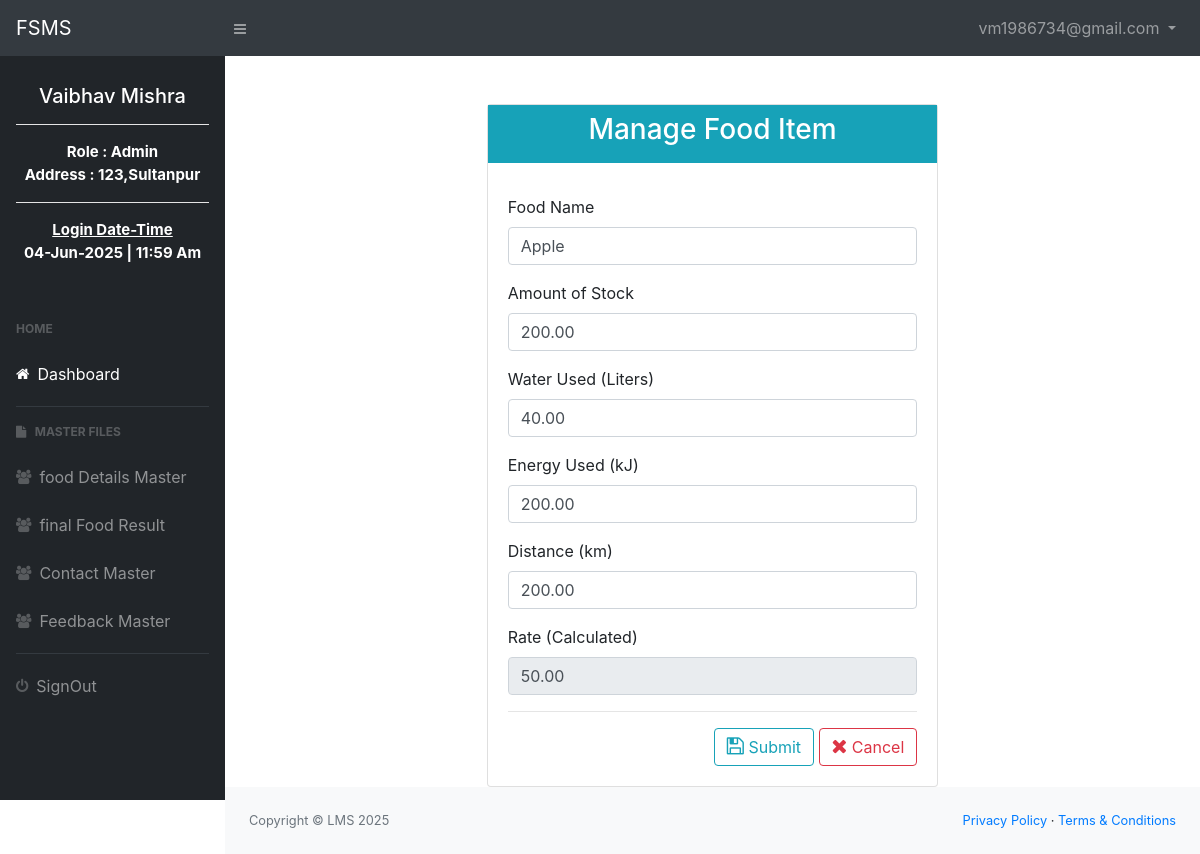
/ManageItem?flag=e&item_id=34 (signed in), run on the app's committed database.
### tables this page shows
CREATE TABLE `users` (
  `user_id` int(11) NOT NULL,
  `username` varchar(50) NOT NULL,
  `password` varchar(255) NOT NULL,
  `contact` varchar(10) NOT NULL,
  `email` varchar(100) NOT NULL,
  `address` varchar(50) NOT NULL,
  `role` enum('admin','farmer','supplier','consumer') NOT NULL
);

CREATE TABLE `foodrates` (
  `item_id` int(11) NOT NULL,
  `item_name` varchar(100) DEFAULT NULL,
  `amount` decimal(5,2) DEFAULT NULL,
  `rate` decimal(10,2) DEFAULT NULL,
  `water_used` decimal(10,2) DEFAULT NULL,
  `energy_used` decimal(10,2) DEFAULT NULL,
  `distance` decimal(10,2) DEFAULT NULL
);

### ManageItem.php (the view, shortened to what this page needs)
<?php
include("shared/conn.php");
$item_id = "";
$item_name = "";
$amount = "";
$water_used = "";
$energy_used = "";
$distance = "";
$rate = "";
if ($_SERVER['REQUEST_METHOD'] == "POST") {
    $flag = $_POST["hfFlag"];
    $item_id = $_POST["hfitem_id"];
    $item_name = $_POST["txtitem_name"];
    $amount = $_POST["txtstock"];
    $water_used = $_POST["txtwater_used"];
    $energy_used = $_POST["txtenergy_used"];
    $distance = $_POST["txtdistance"];
    $rate = ($water_used * 0.1) + ($energy_used * 0.05) + ($distance * 0.2);
    echo "Item ID: $item_id, Item Name: $item_name, Amount: $amount, Water Used: $water_used, Energy Used: $energy_used, Distance: $distance, Rate: $rate<br>";
    if ($flag == "a") {
        $rs = mysqli_query($conn, "SELECT MAX(item_id) FROM foodrates") or die("Error: " . mysqli_error($conn));
        $mitem_id = "";
        if ($row = mysqli_fetch_row($rs)) {
            $mitem_id = $row[0];
        }
        if (!$mitem_id) {
            $item_id = 10;
        } else {
            $item_id = $mitem_id + 1;
        }
        $sql = "INSERT INTO foodrates (item_id, item_name, amount, water_used, energy_used, distance, rate)
                VALUES ($item_id, '$item_name', $amount, $water_used, $energy_used, $distance, $rate)";
        echo $sql;
    } else {
        $sql = "UPDATE foodrates
                SET item_name='$item_name', amount='$amount', water_used='$water_used', energy_used='$energy_used', distance='$distance', rate=$rate
                WHERE item_id=$item_id";
    }
    if (!mysqli_query($conn, $sql)) {
        echo "Error: " . mysqli_error($conn);
    } else {
        header("Location: itemDetails");
        exit();
    }
} else {
    $flag = $_GET["flag"];
    if ($flag == "d") {
        if (isset($_GET["item_id"]))
            $item_id = $_GET["item_id"];
        mysqli_query($conn, "DELETE FROM foodrates WHERE item_id=$item_id") or die("Error: " . mysqli_error($conn));
        header("Location: itemDetails");
        exit();
    } else {
        if ($flag == "e") {
            if (isset($_GET["item_id"]))
                $item_id = $_GET["item_id"];
            $rs = mysqli_query($conn, "SELECT * FROM foodrates WHERE item_id=$item_id") or die("Error: " . mysqli_error($conn));
            if ($row = mysqli_fetch_row($rs)) {
                $item_name = $row[1];
                $amount = $row[2];
                $water_used = $row[3];
                $energy_used = $row[4];
                $distance = $row[5];
                $rate = $row[6];
            }
        }
    }
}
?>
<!DOCTYPE html>
<html>
<head>
    <link rel="stylesheet" href="css/all.min.css" />
    <link rel="stylesheet" href="css/bootstrap.min.css" />
    <link rel="stylesheet" href="css/admincss.css" />
    <link rel="stylesheet" href="https://cdnjs.cloudflare.com/ajax/libs/font-awesome/4.7.0/css/font-awesome.min.css">
</head>
<body class="sb-nav-fixed">
    <?php include_once("shared/adminpagetop.php") ?>
    <div id="layoutSidenav">
        <?php include_once("shared/adminsidenav.php") ?>
        <div id="layoutSidenav_content">
            <main>
                <div class="container">
                    <div class="row">
                        <div class="col-md-6 mx-auto">
                            <div class="card mt-5">
                                <div class="card-title bg-info p-2 text-center">
                                    <h3 class="text-white">Manage Food Item</h3>
                                </div>
                                <div class="card-body">
                                    <form method="post">
                                        <div class="form-group">
                                            <label>Food Name</label>
                                            <input type="text" id="txtitem_name" name="txtitem_name" required="required" placeholder="Please Enter food name" value="<?php echo $item_name ?>" class="form-control" />
                                        </div>
                                        <div class="form-group">
                                            <label>Amount of Stock</label>
                                            <input type="number" id="txtstock" name="txtstock" required="required" placeholder="Please enter food stock in kg" value="<?php echo $amount ?>" class="form-control" />
                                        </div>
                                        <div class="form-group">
                                            <label>Water Used (Liters)</label>
                                            <input type="number" id="txtwater_used" name="txtwater_used" required="required" placeholder="Please enter water used" value="<?php echo $water_used ?>" class="form-control" oninput="calculateRate()" />
                                        </div>
                                        <div class="form-group">
                                            <label>Energy Used (kJ)</label>
                                            <input type="number" id="txtenergy_used" name="txtenergy_used" required="required" placeholder="Please enter energy used" value="<?php echo $energy_used ?>" class="form-control" oninput="calculateRate()" />
                                        </div>
                                        <div class="form-group">
                                            <label>Distance (km)</label>
                                            <input type="number" id="txtdistance" name="txtdistance" required="required" placeholder="Please enter distance" value="<?php echo $distance ?>" class="form-control" oninput="calculateRate()" />
                                        </div>
                                        <div class="form-group">
                                            <label>Rate (Calculated)</label>
                                            <input type="text" id="txtrate" name="txtrate" readonly value="<?php echo $rate ?>" class="form-control" />
                                        </div>
                                        <hr/>
                                        <div class="text-right">
                                            <button class="btn btn-outline-info"><i style='font-size:20px' class='fa fa-save'></i> Submit</button>
                                            <button class="btn btn-outline-danger" type="button" onclick="window.location.replace('itemDetails')">
                                                <i style='font-size:20px' class='fa fa-times'></i> Cancel
                                            </button>
                                        </div>
                                    </form>
                                </div>
                            </div>
                        </div>
                    </div>
                </div>
            </main>
            <?php
                include_once("shared/adminpagebottom.php")
            ?>
        </div>
    </div>
</body>
</html>

### shared/adminsidenav.php (shortened to what this page needs)
<div id="layoutSidenav_nav">
<nav class="sb-sidenav accordion sb-sidenav-dark" id="sidenavAccordion">
    <div class="sb-sidenav-menu">
         <?php
         include_once("shared/conn.php");
              if(isset($_SESSION["email"]) &&
                isset($_SESSION["logstatus"]) &&
               $_SESSION["role"]=="admin")
                 {
                    $username="guest";
                    if(isset($_SESSION["email"]))
                    $email=$_SESSION["email"];
                    $rs=mysqli_query($conn,"SELECT * FROM users WHERE email='$email'") or die("Error: ".mysqli_error($conn));
                    if($row=mysqli_fetch_row($rs))
                    {
                       $username=$row[1];
                       $Address=$row[5];
                       $role=$row[6];
                    }
                ?>
      <div class="nav">
            <div class="sb-sidenav-menu-heading text-center text-white text-capitalize " style="font-size:15px;">
                <h5><?php echo "$username"  ?><br/></h5><hr color=white>
                <?php echo "Role : $role" ?><br/>
                <?php echo "Address : $Address" ?><br/><hr color=white>
                <p class="mt-2" >
                <u>Login Date-Time</u><br> <?php echo date('d-M-Y | h:i a')?>
                </p>
            </div>
                    <div class="sb-sidenav-menu-heading">Home</div>
                    <a class="nav-link" href="">
                        <div class="sb-nav-link-icon">
                            <i class="fa fa-home"></i>
                        </div>
                        Dashboard
                    </a>
                    <div style="border-bottom: 1px solid"
		                class="ml-3 mr-3 mt-2 mb-2 text-dark">
                     </div>
                    <div class="sb-sidenav-menu-heading pt-2">
                        <i class="fa fa-file"></i>
                        &nbsp;&nbsp;Master Files
                    </div>
                    <a class="nav-link" href="./itemDetails">
                    <div class="sb-nav-link-icon">
                        <i class="fa fa-users"></i>
                        </div>
                            food Details Master
                    </a>
                    <a class="nav-link" href="FoodresultDetails">
                    <div class="sb-nav-link-icon">
                        <i class="fa fa-users"></i>
                        </div>
                           final Food Result
                    </a>
                    <a class="nav-link" href="contactDetails">
                    <div class="sb-nav-link-icon">
                        <i class="fa fa-users"></i>
                        </div>
                            Contact Master
                    </a>
                    <a class="nav-link" href="feedbackDetails">
                    <div class="sb-nav-link-icon">
                        <i class="fa fa-users"></i>
                        </div>
                            Feedback Master
                    </a>
                        <div style="border-bottom: 1px solid"
                                class="ml-3 mr-3 mt-2 mb-2 text-dark">
                        </div>
                        <a class="nav-link" href="signout.php">
                            <div class="sb-nav-link-icon">
                                    <i class="fa fa-power-off"></i>
                            </div>
                                SignOut
                        </a>
                </div>
             <?php
              }
            ?>
        </div>
    </nav>
</div>

### data on the page
users: username "Vaibhav Mishra", role "Admin", address "123,Sultanpur"
foodrates: txtitem_name "Apple", txtstock "200.00", txtwater_used "40.00", txtenergy_used "200.00", txtdistance "200.00", txtrate "50.00"

### other printed values
$_SESSION["email"] "vm1986734@gmail.com"
